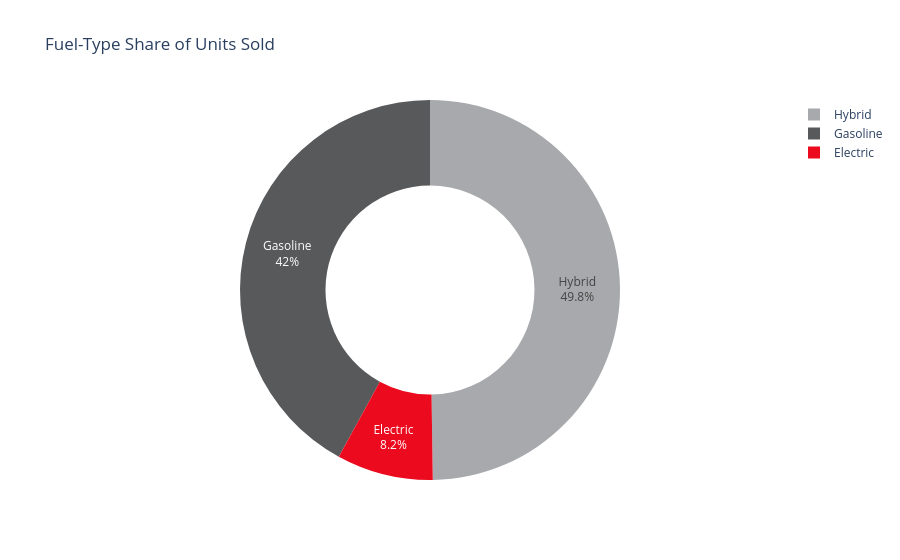

The notebook cell this image was saved under:
### Markdown cell above
### 5.3 What is the fuel-type contribution to unit sales?

### Code cell
fuel_mix = sales_analysis.groupby("fuel_type", as_index=False)["quantity"].sum()
fig = go.Figure(
    go.Pie(
        labels=fuel_mix["fuel_type"],
        values=fuel_mix["quantity"],
        hole=0.55,
        marker_colors=PALETTE,
        textinfo="label+percent",
    )
)
fig.update_layout(title="Fuel-Type Share of Units Sold", showlegend=True)
fig.show()

### Figure 1 — Plotly figure (JSON) as saved in the notebook; plotly's stock layout.template omitted (floating-point values rounded to 4 significant figures)
{"data": [{"hole": 0.55, "labels": ["Electric", "Gasoline", "Hybrid"], "marker": {"colors": ["#EB0A1E", "#58595B", "#A7A9AC", "#7A0012", "#D1D3D4"]}, "textinfo": "label+percent", "type": "pie", "values": [6571, 33681, 39878]}], "layout": {"showlegend": true, "title": {"text": "Fuel-Type Share of Units Sold"}}}
